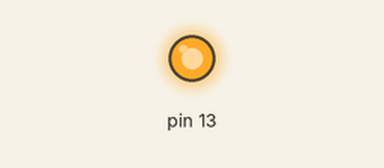
A sketch run on a simulated Arduino Uno, built with avr-gcc and run on an emulated ATmega328P. On the bench: output pins drawn as LEDs (lit = HIGH). Random numbers use the default seed unless the sketch sets one.

Above: at 0.73 s.
At 38.46 s:
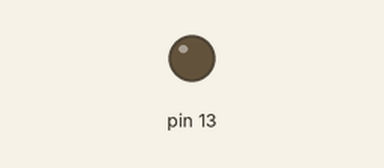
Timing chart, 0 to 40.0 s (numbered marks = the images above):
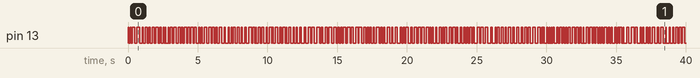

The sketch:

blink_01.ino
```cpp
void setup()
{
  pinMode(13, OUTPUT);
}

void loop()
{
  digitalWrite(13, HIGH);
  delay(random(50, 200));
  digitalWrite(13, LOW);
  delay(random(50, 200));
}
```
